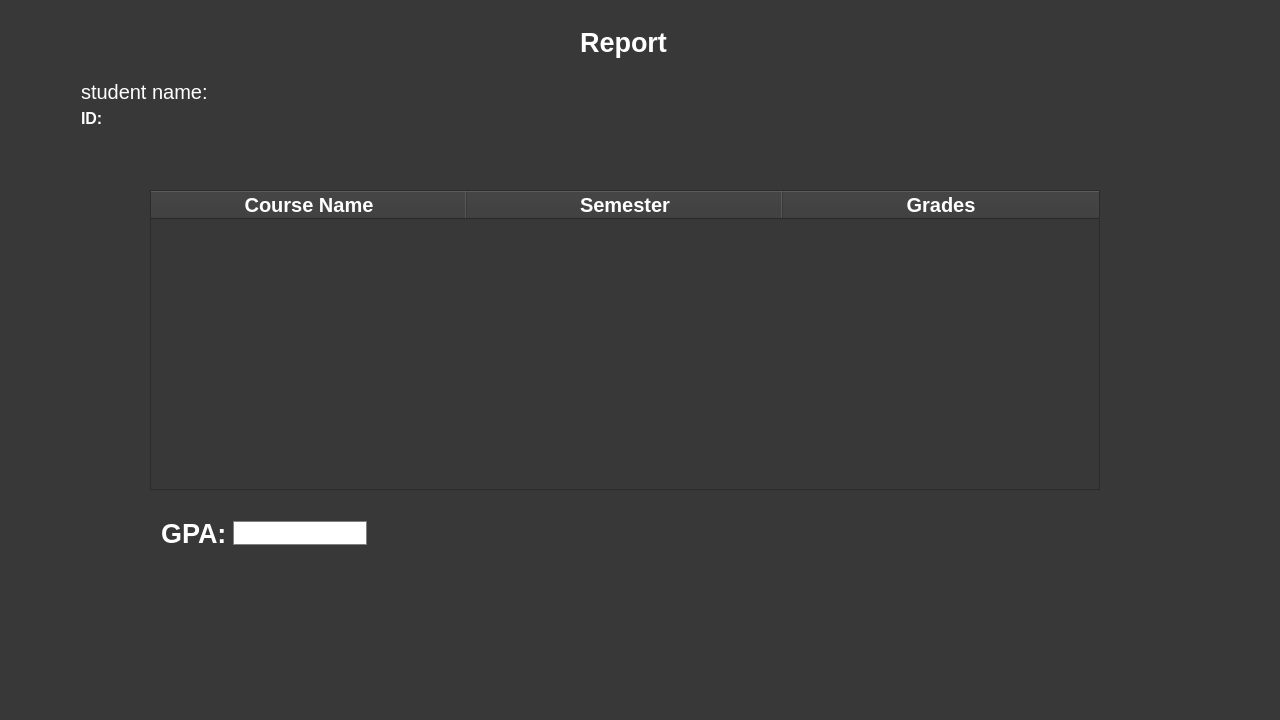
<?xml version="1.0" encoding="UTF-8"?>
<ui version="4.0">
 <class>reportStudentClass</class>
 <widget class="QMainWindow" name="reportStudentClass">
  <property name="geometry">
   <rect>
    <x>0</x>
    <y>0</y>
    <width>1280</width>
    <height>720</height>
   </rect>
  </property>
  <property name="windowTitle">
   <string>reportStudent</string>
  </property>
  <property name="styleSheet">
   <string notr="true">background-color: rgb(56, 56, 56);
color:White;
</string>
  </property>
  <widget class="QWidget" name="centralWidget">
   <widget class="QLabel" name="label">
    <property name="geometry">
     <rect>
      <x>570</x>
      <y>20</y>
      <width>107</width>
      <height>44</height>
     </rect>
    </property>
    <property name="font">
     <font>
      <pointsize>20</pointsize>
      <bold>true</bold>
     </font>
    </property>
    <property name="text">
     <string>Report</string>
    </property>
    <property name="alignment">
     <set>Qt::AlignmentFlag::AlignCenter</set>
    </property>
   </widget>
   <widget class="QTableWidget" name="tableWidget">
    <property name="geometry">
     <rect>
      <x>150</x>
      <y>190</y>
      <width>950</width>
      <height>300</height>
     </rect>
    </property>
    <attribute name="horizontalHeaderDefaultSectionSize">
     <number>316</number>
    </attribute>
    <attribute name="horizontalHeaderStretchLastSection">
     <bool>false</bool>
    </attribute>
    <column>
     <property name="text">
      <string>Course Name</string>
     </property>
     <property name="font">
      <font>
       <pointsize>15</pointsize>
       <bold>true</bold>
      </font>
     </property>
    </column>
    <column>
     <property name="text">
      <string>Semester</string>
     </property>
     <property name="font">
      <font>
       <pointsize>15</pointsize>
       <bold>true</bold>
      </font>
     </property>
    </column>
    <column>
     <property name="text">
      <string>Grades</string>
     </property>
     <property name="font">
      <font>
       <pointsize>15</pointsize>
       <bold>true</bold>
      </font>
     </property>
    </column>
   </widget>
   <widget class="QWidget" name="layoutWidget">
    <property name="geometry">
     <rect>
      <x>150</x>
      <y>510</y>
      <width>228</width>
      <height>46</height>
     </rect>
    </property>
    <layout class="QHBoxLayout" name="horizontalLayout">
     <item>
      <widget class="QLabel" name="label_4">
       <property name="font">
        <font>
         <pointsize>20</pointsize>
         <bold>true</bold>
        </font>
       </property>
       <property name="text">
        <string>GPA:</string>
       </property>
      </widget>
     </item>
     <item>
      <widget class="QLineEdit" name="lineEdit">
       <property name="styleSheet">
        <string notr="true">QLineEdit {
    border: 1px solid gray;
    border-radius: 15px;     /* Makes it oval */
    padding: 5px;
    background-color: white;
}</string>
       </property>
       <property name="readOnly">
        <bool>true</bool>
       </property>
      </widget>
     </item>
    </layout>
   </widget>
   <widget class="QWidget" name="layoutWidget">
    <property name="geometry">
     <rect>
      <x>70</x>
      <y>70</y>
      <width>161</width>
      <height>69</height>
     </rect>
    </property>
    <layout class="QVBoxLayout" name="verticalLayout">
     <item>
      <widget class="QLabel" name="label_2">
       <property name="font">
        <font>
         <pointsize>15</pointsize>
        </font>
       </property>
       <property name="text">
        <string>student name:</string>
       </property>
      </widget>
     </item>
     <item>
      <widget class="QLabel" name="label_3">
       <property name="font">
        <font>
         <pointsize>12</pointsize>
         <bold>true</bold>
        </font>
       </property>
       <property name="text">
        <string>ID:</string>
       </property>
      </widget>
     </item>
    </layout>
   </widget>
  </widget>
 </widget>
 <layoutdefault spacing="6" margin="11"/>
 <resources/>
 <connections/>
</ui>
